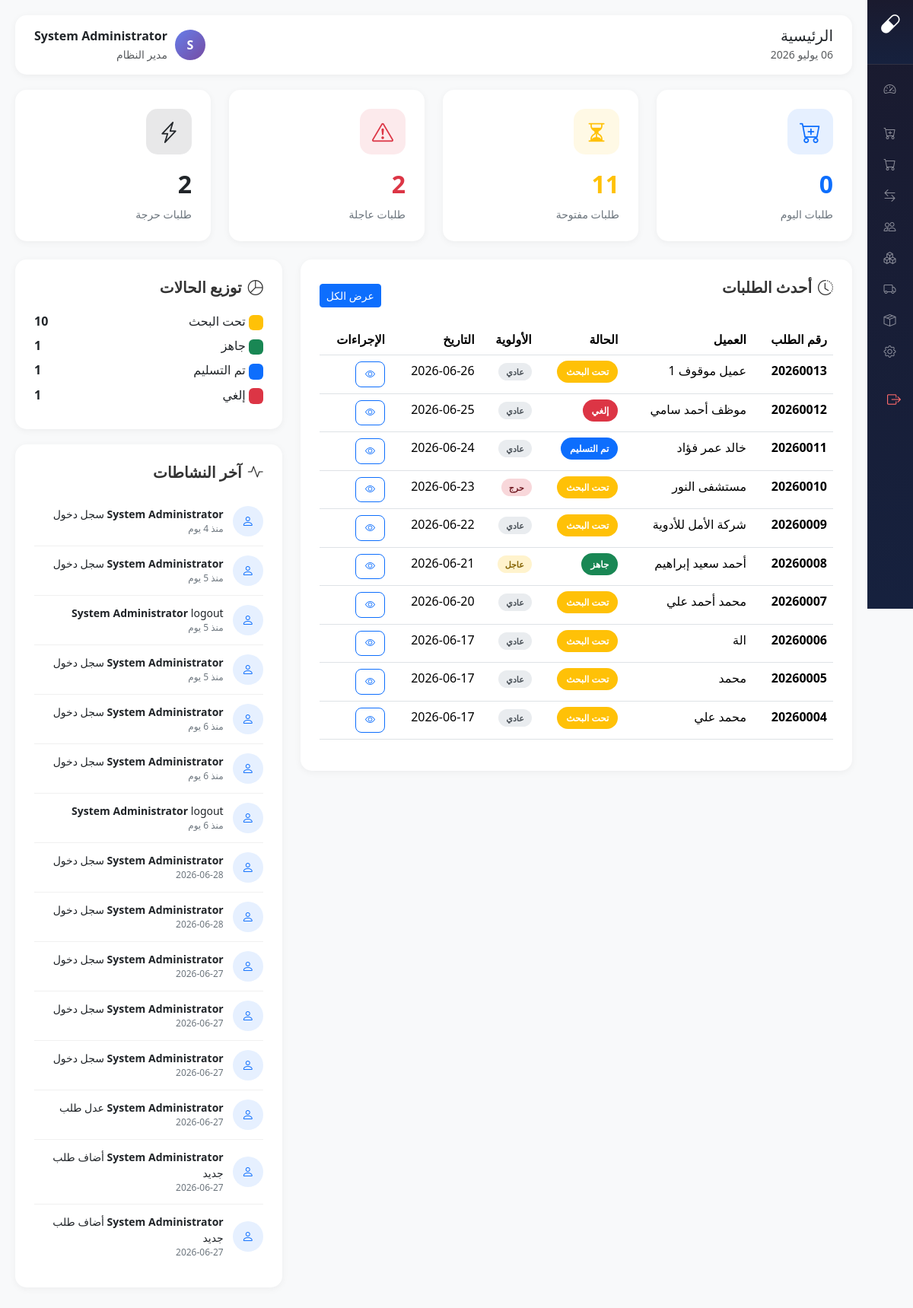
/modules/customer-requests/index.php (signed in), run on an earlier commit of the app's database.
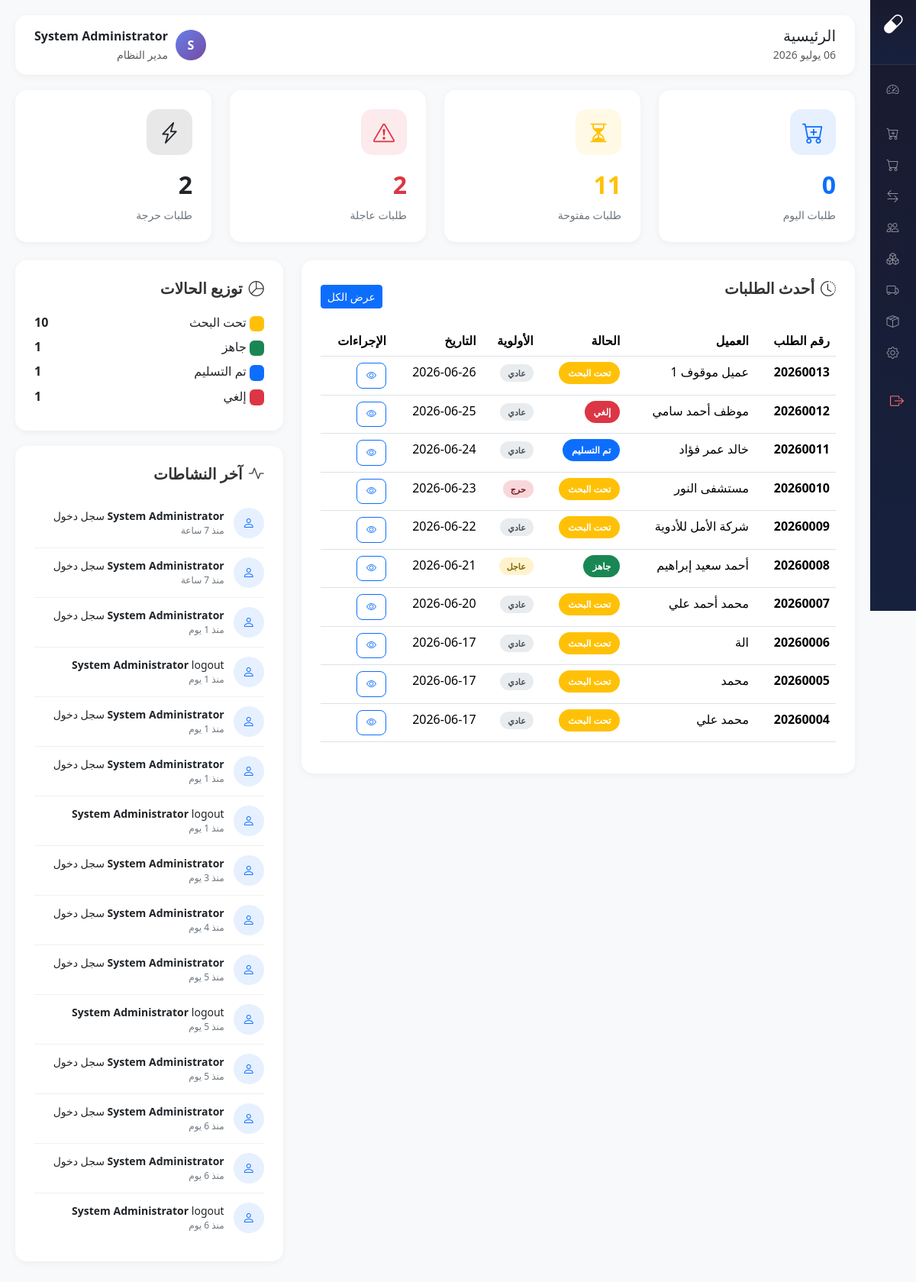
And on a later commit of the database.
### tables this page shows
CREATE TABLE `orders` (
  `id` int(11) NOT NULL,
  `order_number` varchar(20) NOT NULL,
  `customer_id` int(11) DEFAULT NULL,
  `customer_code` varchar(50) DEFAULT NULL,
  `customer_name` varchar(100) NOT NULL,
  `customer_phone` varchar(20) DEFAULT NULL,
  `customer_phone2` varchar(20) DEFAULT NULL,
  `customer_address` varchar(255) DEFAULT NULL,
  `branch_code` varchar(20) DEFAULT NULL,
  `order_date` datetime DEFAULT current_timestamp(),
  `priority` enum('normal','urgent','critical') DEFAULT 'normal',
  `status_id` int(11) DEFAULT 1,
  `total_items` int(11) DEFAULT 0,
  `notes` text DEFAULT NULL,
  `created_by` int(11) NOT NULL,
  `created_at` timestamp NOT NULL DEFAULT current_timestamp(),
  `updated_by` int(11) DEFAULT NULL,
  `updated_at` timestamp NULL DEFAULT NULL,
  `total_discount_type` enum('percentage','fixed') DEFAULT NULL,
  `total_discount_value` decimal(10,2) DEFAULT 0.00,
  `final_total` decimal(10,2) DEFAULT 0.00
);

CREATE TABLE `order_statuses` (
  `id` int(11) NOT NULL,
  `status_name` varchar(50) NOT NULL,
  `status_color` varchar(20) DEFAULT '#6c757d',
  `sort_order` int(11) DEFAULT 0,
  `is_default` tinyint(1) DEFAULT 0,
  `is_final` tinyint(1) DEFAULT 0,
  `is_active` tinyint(1) DEFAULT 1,
  `created_at` timestamp NOT NULL DEFAULT current_timestamp(),
  `updated_at` timestamp NOT NULL DEFAULT current_timestamp() ON UPDATE current_timestamp()
);

CREATE TABLE `activity_logs` (
  `id` int(11) NOT NULL,
  `user_id` int(11) DEFAULT NULL,
  `user_name` varchar(100) DEFAULT NULL,
  `action` varchar(50) NOT NULL,
  `table_name` varchar(50) DEFAULT NULL,
  `record_id` int(11) DEFAULT NULL,
  `old_value` text DEFAULT NULL,
  `new_value` text DEFAULT NULL,
  `ip_address` varchar(50) DEFAULT NULL,
  `created_at` timestamp NOT NULL DEFAULT current_timestamp()
);

CREATE TABLE `users` (
  `id` int(11) NOT NULL,
  `username` varchar(50) NOT NULL,
  `password` varchar(255) NOT NULL,
  `full_name` varchar(100) NOT NULL,
  `role` enum('admin','pharmacist','purchaser','cashier') DEFAULT 'pharmacist',
  `branch_code` varchar(20) DEFAULT NULL,
  `phone` varchar(20) DEFAULT NULL,
  `is_active` tinyint(1) DEFAULT 1,
  `last_login` datetime DEFAULT NULL,
  `created_at` timestamp NOT NULL DEFAULT current_timestamp(),
  `updated_at` timestamp NOT NULL DEFAULT current_timestamp() ON UPDATE current_timestamp()
);

### core/config.php (called while the page is built, shortened)
<?php
function timeAgo($datetime) {
    $time = strtotime($datetime);
    $now = time();
    $diff = $now - $time;
    if ($diff < 86400) return 'منذ ' . floor($diff / 3600) . ' ساعة';
    if ($diff < 604800) return 'منذ ' . floor($diff / 86400) . ' يوم';
    return date('Y-m-d', $time);
}

### modules/customer-requests/index.php (the view, shortened to what the changed rows need)
<?php
require_once __DIR__ . '/../../core/config.php';
$db = getDB();
$stats = [];
$stmt = $db->query("SELECT COUNT(*) as count FROM orders WHERE DATE(order_date) = CURDATE()");
$stats['today_orders'] = $stmt->fetch()['count'];
$stmt = $db->query("SELECT COUNT(*) as count FROM orders o
    JOIN order_statuses os ON o.status_id = os.id
    WHERE os.is_final = 0");
$stats['open_orders'] = $stmt->fetch()['count'];
$stmt = $db->query("SELECT COUNT(*) as count FROM orders WHERE priority = 'urgent' AND status_id IN (SELECT id FROM order_statuses WHERE is_final = 0)");
$stats['urgent_orders'] = $stmt->fetch()['count'];
$stmt = $db->query("SELECT COUNT(*) as count FROM orders WHERE priority = 'critical' AND status_id IN (SELECT id FROM order_statuses WHERE is_final = 0)");
$stats['critical_orders'] = $stmt->fetch()['count'];
$stmt = $db->query("SELECT o.*, os.status_name, os.status_color, u.full_name as creator_name
    FROM orders o
    JOIN order_statuses os ON o.status_id = os.id
    JOIN users u ON o.created_by = u.id
    ORDER BY o.created_at DESC LIMIT 10");
$recent_orders = $stmt->fetchAll();
$stmt = $db->query("SELECT os.status_name, os.status_color, COUNT(o.id) as count
    FROM order_statuses os
    LEFT JOIN orders o ON os.id = o.status_id
    WHERE os.is_active = 1
    GROUP BY os.id, os.status_name, os.status_color
    ORDER BY os.sort_order");
$status_dist = $stmt->fetchAll();
$stmt = $db->query("SELECT al.*, u.full_name as user_name
    FROM activity_logs al
    LEFT JOIN users u ON al.user_id = u.id
    ORDER BY al.created_at DESC LIMIT 15");
$activities = $stmt->fetchAll();
?>
<!DOCTYPE html>
<html lang="ar" dir="rtl">
<head>
    <link href="https://cdn.jsdelivr.net/npm/bootstrap@5.3.2/dist/css/bootstrap.rtl.min.css" rel="stylesheet">
    <link href="https://cdn.jsdelivr.net/npm/bootstrap-icons@1.11.1/font/bootstrap-icons.css" rel="stylesheet">
    <link href="https://cdn.datatables.net/1.13.7/css/dataTables.bootstrap5.min.css" rel="stylesheet">
</head>
<body>
    <div class="main-content">
        <div class="row g-4 mb-4">
            <div class="col-md-3">
                <div class="stat-card">
                    <div class="stat-icon bg-danger bg-opacity-10 text-danger">
                        <i class="bi bi-exclamation-triangle"></i>
                    </div>
                    <div class="stat-value text-danger"><?= $stats['urgent_orders'] ?></div>
                    <div class="stat-label">طلبات عاجلة</div>
                </div>
            </div>
            <div class="col-md-3">
                <div class="stat-card">
                    <div class="stat-icon bg-dark bg-opacity-10 text-dark">
                        <i class="bi bi-lightning-charge"></i>
                    </div>
                    <div class="stat-value text-dark"><?= $stats['critical_orders'] ?></div>
                    <div class="stat-label">طلبات حرجة</div>
                </div>
            </div>
        </div>
        <div class="row">
            <div class="col-lg-8">
                <div class="content-card">
                    <div class="table-responsive">
                        <table class="table table-hover">
                            <thead>
                                <tr>
                                    <th>رقم الطلب</th>
                                    <th>العميل</th>
                                    <th>الحالة</th>
                                    <th>الأولوية</th>
                                    <th>التاريخ</th>
                                    <th>الإجراءات</th>
                                </tr>
                            </thead>
                            <tbody>
                                <?php foreach ($recent_orders as $order): ?>
                                <tr>
                                    <td class="fw-bold"><?= $order['order_number'] ?></td>
                                    <td><?= $order['customer_name'] ?></td>
                                    <td>
                                        <span class="status-badge" style="background: <?= $order['status_color'] ?>">
                                            <?= $order['status_name'] ?>
                                        </span>
                                    </td>
                                    <td>
                                        <span class="priority-badge priority-<?= $order['priority'] ?>">
                                            <?= $order['priority'] === 'normal' ? 'عادي' : ($order['priority'] === 'urgent' ? 'عاجل' : 'حرج') ?>
                                        </span>
                                    </td>
                                    <td><?= timeAgo($order['created_at']) ?></td>
                                    <td>
                                        <a href="orders.php?view=<?= $order['id'] ?>" class="btn btn-sm btn-outline-primary btn-action">
                                            <i class="bi bi-eye"></i>
                                        </a>
                                    </td>
                                </tr>
                                <?php endforeach; ?>
                            </tbody>
                        </table>
                    </div>
                </div>
            </div>
            <div class="col-lg-4">
                <div class="content-card">
                    <?php foreach ($status_dist as $status): ?>
                    <div class="d-flex justify-content-between align-items-center mb-2">
                        <span>
                            <span class="badge" style="background: <?= $status['status_color'] ?>">&nbsp;</span>
                            <?= $status['status_name'] ?>
                        </span>
                        <span class="fw-bold"><?= $status['count'] ?></span>
                    </div>
                    <?php endforeach; ?>
                </div>
                <div class="content-card">
                    <?php foreach ($activities as $activity): ?>
                    <div class="activity-item">
                        <div class="activity-icon bg-primary bg-opacity-10 text-primary">
                            <i class="bi bi-person"></i>
                        </div>
                        <div class="activity-content">
                            <div class="small">
                                <strong><?= $activity['user_name'] ?? 'System' ?></strong>
                                <?= $activity['action'] === 'login' ? 'سجل دخول' : ($activity['action'] === 'create' ? 'أضاف طلب جديد' : ($activity['action'] === 'update' ? 'عدل طلب' : $activity['action'])) ?>
                            </div>
                            <div class="activity-time"><?= timeAgo($activity['created_at']) ?></div>
                        </div>
                    </div>
                    <?php endforeach; ?>
                </div>
            </div>
        </div>
    </div>
</body>
</html>

What changed in the data, as far as the page shows it:
no longer on this page (row unchanged): activity_logs: user.full_name "System Administrator", action "سجل دخول", created_at "2026-06-28"
no longer on this page (row unchanged): activity_logs: user.full_name "System Administrator", action "سجل دخول", created_at "2026-06-28"
no longer on this page (row unchanged): activity_logs: user.full_name "System Administrator", action "سجل دخول", created_at "2026-06-27"
no longer on this page (row unchanged): activity_logs: user.full_name "System Administrator", action "سجل دخول", created_at "2026-06-27"
no longer on this page (row unchanged): activity_logs: user.full_name "System Administrator", action "سجل دخول", created_at "2026-06-27"
no longer on this page (row unchanged): activity_logs: user.full_name "System Administrator", action "عدل طلب", created_at "2026-06-27"
no longer on this page (row unchanged): activity_logs: user.full_name "System Administrator", action "أضاف طلب جديد", created_at "2026-06-27"
no longer on this page (row unchanged): activity_logs: user.full_name "System Administrator", action "أضاف طلب جديد", created_at "2026-06-27"
added activity_logs: user.full_name "System Administrator", action "سجل دخول", created_at "منذ 7 ساعة"
added activity_logs: user.full_name "System Administrator", action "سجل دخول", created_at "منذ 7 ساعة"
added activity_logs: user.full_name "System Administrator", action "سجل دخول", created_at "منذ 1 يوم"
added activity_logs: user.full_name "System Administrator", action "logout", created_at "منذ 1 يوم"
added activity_logs: user.full_name "System Administrator", action "سجل دخول", created_at "منذ 1 يوم"
added activity_logs: user.full_name "System Administrator", action "سجل دخول", created_at "منذ 1 يوم"
added activity_logs: user.full_name "System Administrator", action "logout", created_at "منذ 1 يوم"
added activity_logs: user.full_name "System Administrator", action "سجل دخول", created_at "منذ 3 يوم"
